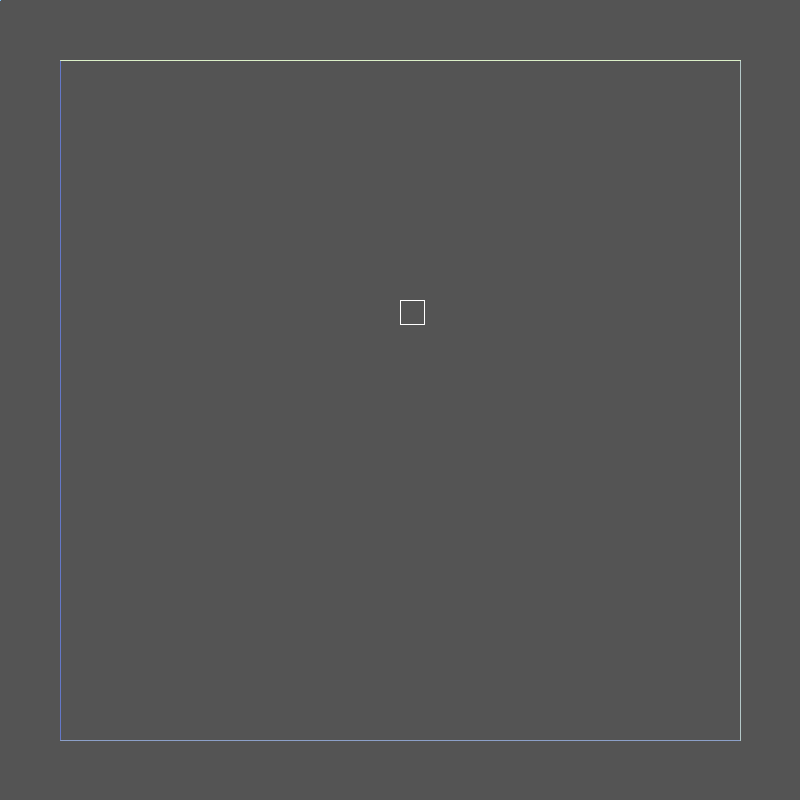
Frame 1 (no input)
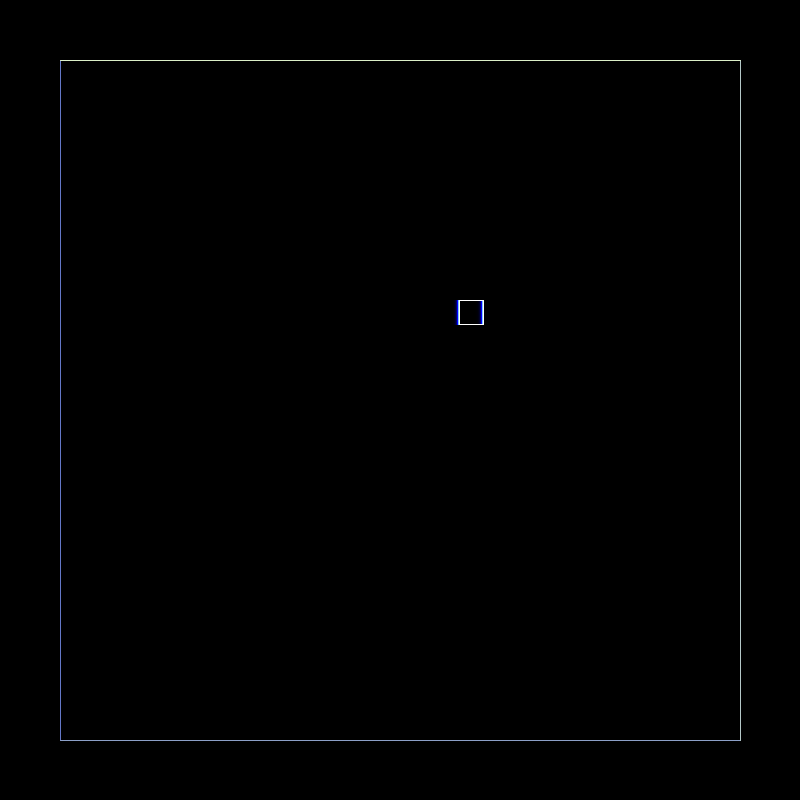
Frame 60 (the mouse pressed at the canvas centre just before this capture)
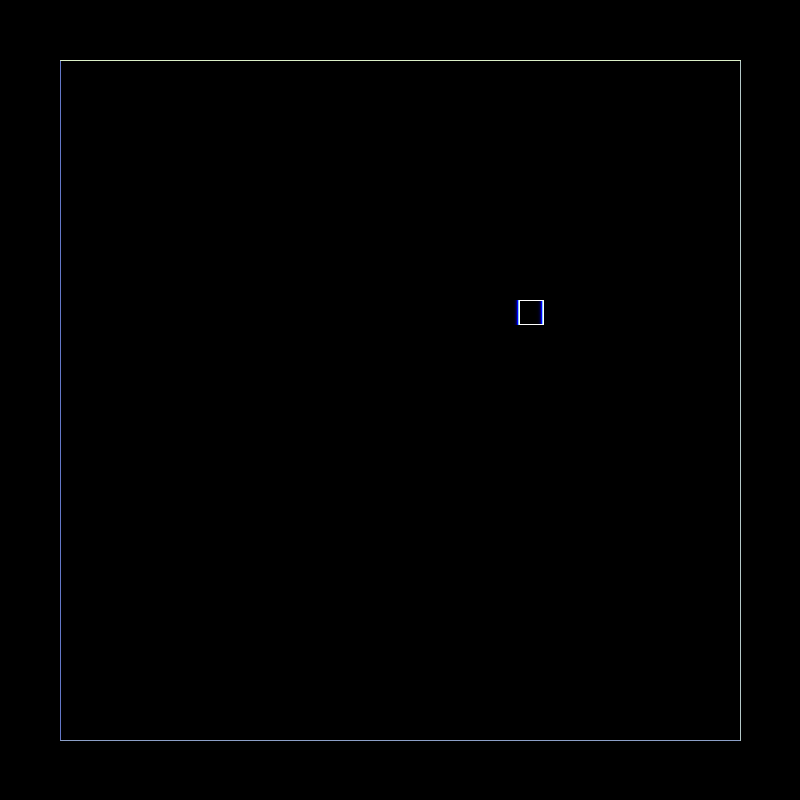
Frame 120 (the mouse held since frame 60 and released just before this capture)

The Processing sketch that drew these frames (run headless with seeded random() and noise(); from frame 60 on, the mouse is pressed at the canvas centre):

// Processing sketch: interaction
// ── interaction.pde

float[] old, prev, bbox;
ArrayList<float[]> boundaries = new ArrayList<float[]>();
ArrayList<float[]> attached = new ArrayList<float[]>();

int padding = 60;
float epsilon = 0.5;
int skipover = 0;


/**
 * Boilerplate setup
 */
void setup() {
  size(800,800);
  CollisionDetection.init(this);
  ellipseMode(CENTER);
  frameRate(1000);
  reset();
}


/**
 * Reset the world
 */
void reset() {
  skipover = 0;

  int x = width/2, y=height/2-100, dx=24, dy=24;
  bbox = new float[]{x,y, x+dx,y, x+dx,y+dy, x,y+dy};
  prev = new float[]{0,0,0,0,0,0,0,0};
  old  = new float[]{0,0,0,0,0,0,0,0};

  boundaries.clear();
  attached.clear();
  
  // bounding poly
  boundaries.add(new float[]{padding,padding,padding,height-padding});
  boundaries.add(new float[]{padding,height-padding,width-padding,height-padding});
  boundaries.add(new float[]{width-padding,height-padding,width-padding,padding});
  boundaries.add(new float[]{width-padding,padding,padding,padding});
}

/**
 * Boilerplate draw function
 */
void draw() {
  fill(0,150);
  rect(-1,-1,width+2,height+2);

  if(bbox[0]<padding || bbox[2]>width-padding || bbox[1]<padding || bbox[5]>height-padding) {
    println(frameCount +"> **************************************************************");
    println(frameCount +"> box found in illegal position, noLoop will be called ("+bbox[0]+"--"+bbox[2]+"/"+bbox[1]+"--"+bbox[5]+")");
    println(frameCount +"> **************************************************************");
    noLoop();
    skipover++;
  }

  // draw boundaries and box
  int intensity = 0;
  for(float[] boundary: boundaries) {
    stroke(100 + intensity++*20,100 + intensity++*20,200);
    line(boundary[0], boundary[1], boundary[2], boundary[3]);
  }

  stroke(0,0,255);
  drawBox(old);

  stroke(127,200,255);
  drawBox(prev);

  stroke(255);
  drawBox(bbox);

  // try to update
  nextFrame();

  println(frameCount + "> end of draw function");
}


// helper draw function for showing box wireframes
void drawBox(float[] boundingbox) {
  line(boundingbox[0], boundingbox[1], boundingbox[2], boundingbox[3]);
  line(boundingbox[2], boundingbox[3], boundingbox[4], boundingbox[5]);
  line(boundingbox[4], boundingbox[5], boundingbox[6], boundingbox[7]);
  line(boundingbox[6], boundingbox[7], boundingbox[0], boundingbox[1]);
}


float dx = 1, dy = 0;


/**
 * Move the actor by some random x/y value.
 * (constrained by padding in the function)
 *
 * This move is treated as a "next frame" position.
 */
void nextFrame() {
  if(skipover==1) return;
  skipover = 0;

  arrayCopy(prev,0,old,0,8);
  arrayCopy(bbox,0,prev,0,8);
  println("\n"+frameCount +"> advancing frame ("+dx+"/"+dy+")");
  
  if(attached.size()>0) {
    float[] redirected = {dx, dy};
    for(int a=attached.size()-1; a>=0; a--) {
      redirected = redirectOverBoundary(redirected, attached.get(a));
      if (redirected[2] < 0) { attached.remove(a); }
    }
    updatePosition(redirected[0], redirected[1]);
  } else { updatePosition(dx,dy); }
  
  // perform collision detection based on these values
  println(frameCount + "> performing collision detection");
  boolean repositioned = false;
  for(int b=0, last=boundaries.size(); b<last; b++) {
    float[] boundary = boundaries.get(b);
    // skip over boundaries we're (still) attached to.
    if(attached.contains(boundary)) continue;
    // performed collision detection for all boundaries we're not attached to. 
    float[] correction = CollisionDetection.getLineRectIntersection(boundary, prev, bbox);
    if (correction != null) {
      println(frameCount + "> received dx/dx "+correction[0]+"/"+correction[1]+" on boundary "+b);
      updatePosition(correction[0], correction[1]);
      repositioned = true;
      attached.add(boundary);
    }
  }
}


/**
 * Move the actor by some specific x/y value.
 * This move is NOT treated as a "next frame" position
 */
void updatePosition(float dx, float dy) {
  if(skipover==1) return;

  println(frameCount + "> updating position by "+dx+"/"+dy);  
  for(int i=0; i<8; i+=2) {
    bbox[i] += dx;
    bbox[i+1] += dy;
  }
}


/**
 * redirect a force along a boundary's surface
 */
float[] redirectOverBoundary(float[] forceVector, float[] boundary) {
  // is this a permissible vector?
  float[] refVector = {boundary[2]-boundary[0], boundary[3]-boundary[1]};
  float dx = refVector[0], dy = refVector[1], pv=PI/2.0,
        rdx = dx*cos(pv) - dy*sin(pv),
        rdy = dx*sin(pv) + dy*cos(pv);
  float dotproduct = CollisionDetection.getDotProduct(rdx, rdy, forceVector[0], forceVector[1]);
  println(dotproduct);
  if(dotproduct<0) { return new float[]{forceVector[0], forceVector[1], dotproduct}; }
  
  // no it's not. redirect it.
  dotproduct = forceVector[0]*refVector[0] + forceVector[1]*refVector[1];
  float len = refVector[0]*refVector[0] + refVector[1]*refVector[1],
        scalar = dotproduct / len;
  float[] redirected = {scalar*refVector[0], scalar*refVector[1]};
  println(frameCount+"> "+forceVector[0]+","+forceVector[1]+" over "+refVector[0]+","+refVector[1]+" = "+redirected[0]+","+redirected[1]);
  return new float[]{redirected[0], redirected[1], 0};
}

// =======================

void mouseClicked() { if(mouseButton==LEFT) reset(); loop(); }
void keyPressed() {
  if(key=='w')      { dy = -20; }
  if(key=='a') { dx = -20; }
  if(key=='s') { dy = 20; }
  if(key=='d') { dx = 20; }
  if(key==' ') { reset(); loop(); }
}

void keyReleased() {
  dx = 1;
  dy = 0;
}

//void println(String s) {}


// ── CollisionDetection.pde
/**
 * Alternative collision detection
 */
static class CollisionDetection {
  private static boolean debug = true;

  /**
   * Static classes need global sketch binding
   */
  private static PApplet sketch;
  public static void init(PApplet s) { sketch = s; } 

  /**
   * Perform line/rect intersection detection. Lines represent boundaries,
   * and rather than doing "normal" line/rect intersection using a
   * "box on a trajectory" that normal actor movement looks like, we pretend
   * the actor box remains stationary, and move the boundary in the opposite
   * direction with the same speed, which gives us a "boundary box", so that
   * we can perform box/box overlap detection instead.
   */
  static float[] getLineRectIntersection(float[] line, float[] previous, float[] current)
  {
    if(debug) sketch.println(sketch.frameCount + ">  testing against: "+arrayToString(line));
    if(debug) sketch.println(sketch.frameCount + ">   previous: "+arrayToString(previous));
    if(debug) sketch.println(sketch.frameCount + ">   current : "+arrayToString(current));

    // First, let's do some dot-product math, to find out whether or not
    // the actor's bounding box is even in range of the boundary.
    float x1=line[0], y1=line[1], x2=line[2], y2=line[3];
    float dx = x2-x1, dy = y2-y1, pv=PI/2.0,
          rdx = dx*cos(pv) - dy*sin(pv),
          rdy = dx*sin(pv) + dy*cos(pv);

    // determine range w.r.t. the starting point of the boundary.
    float[] dotProducts1 = getDotProducts(x1,y1,x2,y2, previous);

    // determine range w.r.t. the end point of the boundary.
    float[] dotProducts2 = getDotProducts(x2,y2,x1,y1, previous);

    // determine 'sidedness', relative to the boundary.
    float[] dotProducts3 = getDotProducts(x1,y1,x1+rdx,y1+rdy, previous);
    float[] dotProducts4 = getDotProducts(x1,y1,x1+rdx,y1+rdy, current);

    // compute the relevant feature values based on the dot products:
    int inRangeS = 4, inRangeE = 4, above = 0, aboveAfter = 0;
    for(int i=0; i<8; i+=2) {
      if (dotProducts1[i] < 0) { inRangeS--; }
      if (dotProducts2[i] < 0) { inRangeE--; }
      if (dotProducts3[i] <= 0) { above++; }
      if (dotProducts4[i] <= 0) { aboveAfter++; }}

    if(debug) sketch.println(sketch.frameCount +">    dotproduct result: "+inRangeS+"/"+inRangeE+"/"+above+"/"+aboveAfter);

    // make sure to short-circuit if the actor cannot
    // interact with the boundary because it is out of range.
    if (inRangeS == 0 || inRangeE == 0) {
      if(debug) sketch.println(sketch.frameCount +">   this boundary is not involved in collisions for this frame.");
      return null;
    }
    
    if (above>0 && aboveAfter>above) {
      if(debug) sketch.println(sketch.frameCount +">   this box is not involved in collisions for this frame (1).");
      return null;
    }
    
    if (above==4 && aboveAfter==4) {
      if(debug) sketch.println(sketch.frameCount +">   this box is not involved in collisions for this frame (2).");
      return null;
    }

    // Now then, let's determine whether overlap will occur.
    boolean found = false;

    // We're in bounds: if 'above' is 4, meaning that our previous
    // actor frame is on the blocking side of a boundary,  and
    // 'aboveAfter' is 0, meaning its current frame is on the other
    // side of the boundary, then a collision MUST have occurred.
    if (above==4 && aboveAfter==0) {
      // note that in this situation, the overlap may look
      // like full containment, where the actor's bounding
      // box is fully contained by the boundary's box.
      found = true;
      if(debug) sketch.println(sketch.frameCount +">     collision detected (due to full containment).");
    }

    else {
      // We're in bounds: do box/box intersection checking
      // using the 'previous' box and the boundary-box.
      dx = previous[0] - current[0];
      dy = previous[1] - current[1];
      
      // form boundary box
      float[] bbox = {line[0], line[1],
                      line[2], line[3],
                      line[2]+dx, line[3]+dy,
                      line[0]+dx, line[1]+dy};
      
      // do any of the "previous" edges intersect
      // with any of the "boundary box" edges?
      int i,j;
      float[] p = previous, b = bbox, intersection;
      for(i=0; i<8; i+=2) {
        for(j=0; j<8; j+=2) {
          intersection = getLineLineIntersection(p[i], p[i+1], p[(i+2)%8], p[(i+3)%8], b[j], b[j+1], b[(j+2)%8], b[(j+3)%8], false, true);
          if (intersection != null) {
            found = true;
            if(debug) sketch.println(sketch.frameCount +">     collision detected on a box edge (box overlap).");
          }
        }
      }
    }
    
    // Have we signaled any overlap?
    if (found) {
      float[] distances = getCornerDistances(x1,y1,x2,y2, previous, current);
      int[] corners = rankCorners(distances);

      if(debug) {
        sketch.print(sketch.frameCount + ">      ");
        for(int i=0; i<4; i++) {
          sketch.print(corners[i]+"="+distances[corners[i]]);
          if(i<3) sketch.print(", "); }
        sketch.println();
      }

      // Get the corner on the previous and current actor bounding
      // box that will "hit" the boundary first.
      int corner = 0;
      float xp = previous[corners[corner]],
            yp = previous[corners[corner]+1],
            xc = current[corners[corner]],
            yc = current[corners[corner]+1];

      // The trajectory for this point may intersect with
      // the boundary. If it does, we'll have all the information
      // we need to move the actor back along its trajectory by
      // an amount that will place it "on" the boundary, at the right spot.
      float[] intersection = getLineLineIntersection(xp,yp,xc,yc, x1,y1,x2,y2, false, true);

      if (intersection==null) {
        println("nearest-to-boundary is actually not on the boundary itself. More complex math is required!");

        // it's also possible that the first corner to hit the boundary
        // actually never touches the boundary because it intersects only
        // if the boundary is infinitely long. So... let's make that happen:
        intersection = getLineLineIntersection(xp,yp,xc,yc, x1,y1,x2,y2, false, false);

        if (intersection==null) {
          println("line extension alone is not enoough...");
          
          // FIXME: this is not satisfactory! A real solution should be implemented!
          return new float[]{xp-xc, yp-yc}; // effect a full rewind for now
        }

        return new float[]{intersection[0] - xc, intersection[1] - yc};
      }
      
      // if we get here, there was a normal trajectory
      // intersection with the boundary. Computing the
      // corrective values by which to move the current
      // frame's bounding box is really simple:
      dx = intersection[0] - xc;
      dy = intersection[1] - yc;

      if(debug) sketch.println(sketch.frameCount +">      dx: "+dx+", dy: "+dy);

      return new float[]{dx, dy};
    }

    return null;
  }
  
  /**
   * For each corner in an object's bounding box, get the distance from its "previous"
   * box to the line defined by (x1,y1,x2,y2). Return this as float[8], corresponding
   * to the bounding box array format.
   */
  static float[] getCornerDistances(float x1, float y1, float x2, float y2, float[] previous, float[] current) {
    float[] distances = {0,0,0,0,0,0,0,0}, intersection;
    float dx, dy;
    for(int i=0; i<8; i+=2) {
      intersection = getLineLineIntersection(x1,y1,x2,y2, previous[i], previous[i+1], current[i], current[i+1], false, false);
      if (intersection == null) {
        continue;
      }
      dx = intersection[0] - previous[i];
      dy = intersection[1] - previous[i+1];
      distances[i] = sqrt(dx*dx+dy*dy);
      distances[i+1] = distances[i];
    }
    return distances;
  }
  
  
  /**
   * Get the intersection coordinate between two lines segments,
   * using fairly standard, if a bit lenghty, linear algebra.
   */
  static float[] getLineLineIntersection(float x1, float y1, float x2, float y2, float x3, float y3, float x4, float y4, boolean colinearity, boolean segments)
  {
    float epsilon = 0.1;
    // convert lines to the generatised form [a * x + b + y = c]
    float a1 = -(y2 - y1), b1 = (x2 - x1), c1 = (x2 - x1) * y1 - (y2 - y1) * x1;
    float a2 = -(y4 - y3), b2 = (x4 - x3), c2 = (x4 - x3) * y3 - (y4 - y3) * x3;
    // find their intersection
    float d = a1 * b2 - a2 * b1;
    if (d == 0) {
      // Two lines are parallel: we are not interested in the
      // segment if the points are not colinear.
      if (!colinearity || (x2 - x3) * (y2 - y1) != (y2 - y3) * (x2 - x1)) {
        return null; 
      }
      // Solve the algebraic functions [x = (x1 - x0) * t + x0] for t
      float t1 = x3 != x4 ? (x1 - x3) / (x4 - x3) : (y1 - y3) / (y4 - y3);
      float t2 = x3 != x4 ? (x2 - x3) / (x4 - x3) : (y2 - y3) / (y4 - y3);
      if ((t1 < 0 && t2 < 0) || (t1 > 1 && t2 > 1)) {
        // points 1 and 2 are outside the points 3 and 4 segment
        return null;
      }
      // Clamp t values to the interval [0, 1]
      t1 = t1 < 0 ? 0 : t1 > 1 ? 1 : t1;
      t2 = t2 < 0 ? 0 : t2 > 1 ? 1 : t2;
      return new float[]{(x4 - x3) * t1 + x3, (y4 - y3) * t1 + y3,
              (x4 - x3) * t2 + x3, (y4 - y3) * t2 + y3};
    }
    // not colinear - find the intersection point
    else {
      float x = (c1 * b2 - c2 * b1) / d;
      float y = (a1 * c2 - a2 * c1) / d;
      // make sure the point can be found on both segments.
      if (segments && (x < min(x1, x2) - epsilon || max(x1, x2) + epsilon < x ||
                       y < min(y1, y2) - epsilon || max(y1, y2) + epsilon < y ||
                       x < min(x3, x4) - epsilon || max(x3, x4) + epsilon < x ||
                       y < min(y3, y4) - epsilon || max(y3, y4) + epsilon < y)) {
        // not on either, or both, segments.
        return null;
      }
      return new float[]{x, y};
    }
  }


  /**
   * compute the dot product between all corner points of a
   * bounding box, and a boundary line with origin ox/oy
   * and end point tx/ty.
   */
  static float[] getDotProducts(float ox, float oy, float tx, float ty, float[] bbox) {
    float dotx = tx-ox, doty = ty-oy,
          dx, dy, len, dotproduct;
  
    float[] dotProducts = new float[8];
  
    for(int i=0; i<8; i+=2) {
      dx = bbox[i]-ox;
      dy = bbox[i+1]-oy;
      dotproduct = getDotProduct(dotx,doty, dx, dy);
      dotProducts[i] = dotproduct;
    }
  
    return dotProducts;
  }
  
  /**
   * get the dot product between two vectors
   */
  static float getDotProduct(float dx1, float dy1, float dx2, float dy2) {
    // normalise both vectors
    float l1 = sqrt(dx1*dx1 + dy1*dy1),
          l2 = sqrt(dx2*dx2 + dy2*dy2);
    if (l1==0 || l2==0) return 0;
    dx1 /= l1;
    dy1 /= l1;
    dx2 /= l2;
    dy2 /= l2;
    return dx1*dx2 + dy1*dy2;
  }
  

  /**
   * Rank the corner points for a bounding box
   * based on it's distance to the boundary,
   * along its trajectory path.
   *
   * We rank by decreasing distance.
   */
  // FIXME: this is a pretty fast code, but there might be
  //        better ways to achieve the desired result.
  static int[] rankCorners(float[] distances) {
    int[] corners = {0,0,0,0};
    float corner1v=999999, corner2v=corner1v, corner3v=corner1v, corner4v=corner1v, distance;
    int   corner1=-1, corner2=-1, corner3=-1, corner4=-1;

    for(int i=0; i<8; i+=2) {
      distance = distances[i];
      if (distance < corner1v) { 
        corner4v = corner3v;  corner4 = corner3;
        corner3v = corner2v;  corner3 = corner2;
        corner2v = corner1v;  corner2 = corner1;
        corner1v = distance;  corner1 = i; 
        continue; }
      if (distance < corner2v) {
        corner4v = corner3v;  corner4 = corner3;
        corner3v = corner2v;  corner3 = corner2;
        corner2v = distance;  corner2 = i;
        continue; }
      if (distance < corner3v) {
        corner4v = corner3v;  corner4 = corner3;
        corner3v = distance;  corner3 = i;
        continue; }
      corner4v = distance;  corner4 = i;
    }

    // Set up the corners, ranked by
    // proximity to the boundary.
    corners[0] = corner1;
    corners[1] = corner2;
    corners[2] = corner3;
    corners[3] = corner4;
    return corners;
  }


  /**
   * Check if a bounding box's dot product
   * information implies it's safe, or blocked.
   */
  static boolean permitted(float[] dotProducts) {
    for(int i=0; i<8; i+=2) {
      if (dotProducts[i]>0)
        return true; }
    return false;
  }


  /**
   * Simple drawing helper function
   */
  static void drawBox(float[] boundingbox) {
    sketch.line(boundingbox[0], boundingbox[1], boundingbox[2], boundingbox[3]);
    sketch.line(boundingbox[2], boundingbox[3], boundingbox[4], boundingbox[5]);
    sketch.line(boundingbox[4], boundingbox[5], boundingbox[6], boundingbox[7]);
    sketch.line(boundingbox[6], boundingbox[7], boundingbox[0], boundingbox[1]);
  }

  /**
   * Simple printing helper function
   */
  static String arrayToString(float[] arr) {
    String str = "";
    for(int i=0; i<arr.length; i++) {
      str += int(100*arr[i])/100.0;
      if(i<arr.length-1) { str += ", "; }}
    return str;
  }  
}
